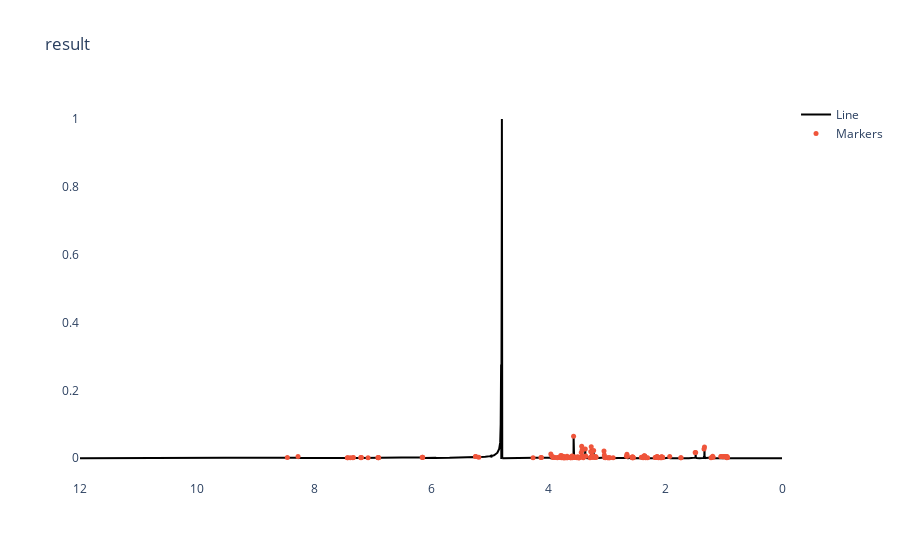

The notebook cell this image was saved under:
### Code cell
#plot
x_data = np.linspace(0,12,60000)
in_peaks0=np.array(output.peak)
labels0=np.array(output.pred_0)
trace1 = go.Scatter(x=x_data[::-1], y=y2[::-1], mode='lines', name='Line',line=dict(color='black'))
trace2 = go.Scatter(x=in_peaks0[::-1], y=[y2[int(in_peaks0[i]*5000)] for i in range(len(in_peaks0))][::-1], mode='markers', name='Markers', text=labels0[::-1], 
                    marker=dict(size=5))
data = [trace1, trace2]
layout = go.Layout(xaxis=dict(
        autorange='reversed'  
    ),title='result')
fig = go.Figure(data=data, layout=layout)
fig.update_layout(
    xaxis=dict(showgrid=True),
    yaxis=dict(showgrid=False),
    plot_bgcolor='white',
)

### Figure 1 — Plotly figure (JSON) as saved in the notebook; plotly's stock layout.template omitted (floating-point values rounded to 4 significant figures; data arrays with more than 128 entries replaced by an {"elided": "..."} marker saying what was removed)
{"data": [{"line": {"color": "black"}, "mode": "lines", "name": "Line", "type": "scatter", "x": {"elided": "60000 float values"}, "y": {"elided": "60000 float values"}}, {"marker": {"size": 5}, "mode": "markers", "name": "Markers", "text": {"elided": "175 str values"}, "type": "scatter", "x": {"elided": "175 float values"}, "y": {"elided": "175 float values"}}], "layout": {"plot_bgcolor": "white", "title": {"text": "result"}, "xaxis": {"autorange": "reversed", "showgrid": true}, "yaxis": {"showgrid": false}}}
